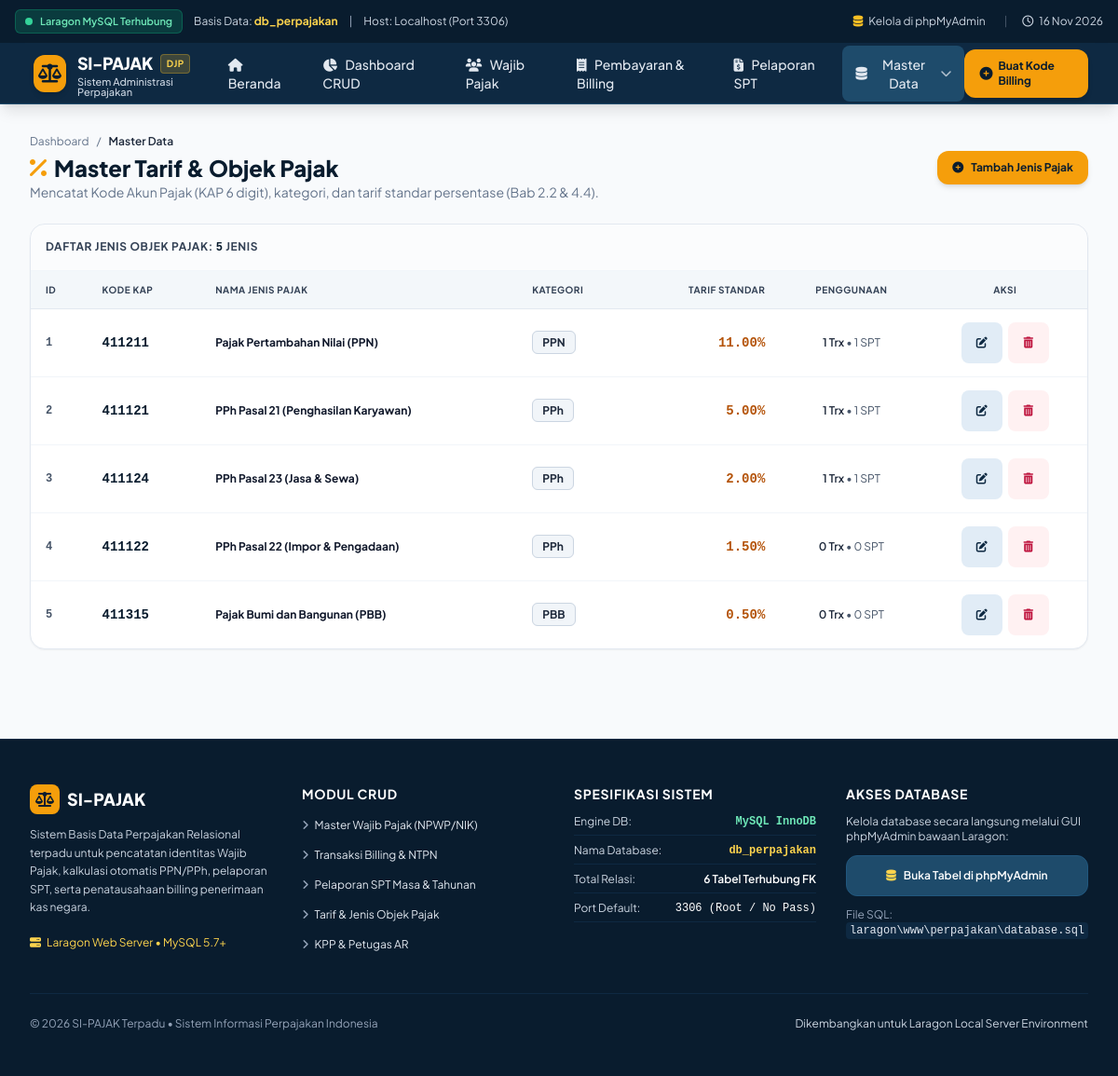
The page /jenis_pajak.php on the database its author committed.
### tables this page shows
CREATE TABLE `jenis_pajak` (
  `id` INT(11) NOT NULL AUTO_INCREMENT,
  `kode_akun_pajak` VARCHAR(6) NOT NULL,
  `nama_jenis_pajak` VARCHAR(100) NOT NULL,
  `kategori_pajak` ENUM('PPh','PPN','PPnBM','PBB','Bea Materai') NOT NULL DEFAULT 'PPh',
  `tarif_standar` DECIMAL(5,2) NOT NULL DEFAULT 0.00,
  PRIMARY KEY (`id`),
  UNIQUE KEY `idx_jenis_kap` (`kode_akun_pajak`)
);

### jenis_pajak.php (the view, shortened to what this page needs)
<?php
require_once __DIR__ . '/config/database.php';
$action = $_GET['action'] ?? 'list';
$listJenis = $pdo->query("
    SELECT j.*,
           (SELECT COUNT(*) FROM pembayaran_pajak p WHERE p.jenis_pajak_id = j.id) as total_trx,
           (SELECT COUNT(*) FROM spt s WHERE s.jenis_pajak_id = j.id) as total_spt
    FROM jenis_pajak j
    ORDER BY j.id ASC
")->fetchAll();
require_once __DIR__ . '/layout/header.php';
?>
<div class="max-w-7xl mx-auto px-4 sm:px-6 lg:px-8 py-8 space-y-6">
    <div class="flex flex-col sm:flex-row sm:items-center justify-between gap-4">
        <div>
            <div class="flex items-center gap-2 text-xs text-slate-500 mb-1">
                <a href="dashboard.php" class="hover:text-tax-700">Dashboard</a>
                <span>/</span>
                <span class="text-slate-800 font-semibold">Master Data</span>
            </div>
            <h1 class="text-2xl font-black text-tax-950 flex items-center gap-2">
                <i class="fa-solid fa-percent text-amber-500"></i> Master Tarif & Objek Pajak
            </h1>
            <p class="text-xs sm:text-sm text-slate-500">Mencatat Kode Akun Pajak (KAP 6 digit), kategori, dan tarif standar persentase (Bab 2.2 & 4.4).</p>
        </div>
        <div class="flex items-center gap-2">
            <?php if ($action === 'list'): ?>
                <a href="jenis_pajak.php?action=create" class="px-4 py-2.5 rounded-xl bg-amber-500 hover:bg-amber-600 text-tax-950 font-bold text-xs shadow-md transition flex items-center gap-2">
                    <i class="fa-solid fa-plus-circle"></i> Tambah Jenis Pajak
                </a>
            <?php else: ?>
                <a href="jenis_pajak.php" class="px-4 py-2.5 rounded-xl bg-slate-200 hover:bg-slate-300 text-slate-800 font-semibold text-xs transition flex items-center gap-2">
                    <i class="fa-solid fa-arrow-left"></i> Kembali
                </a>
            <?php endif; ?>
        </div>
    </div>
    <div class="bg-white rounded-2xl shadow-sm border border-slate-200 overflow-hidden">
        <div class="p-4 border-b border-slate-100 flex justify-between items-center bg-slate-50/50">
            <span class="text-xs font-bold text-slate-700 uppercase tracking-wider">
                Daftar Jenis Objek Pajak: <strong class="text-tax-950 font-mono"><?= count($listJenis) ?></strong> Jenis
            </span>
        </div>
        <div class="overflow-x-auto">
            <table class="w-full text-left text-xs">
                <thead class="bg-slate-100/80 text-slate-700 uppercase text-[10px] tracking-wider border-b border-slate-200">
                    <tr>
                        <th class="py-3 px-4">ID</th>
                        <th class="py-3 px-4">Kode KAP</th>
                        <th class="py-3 px-4">Nama Jenis Pajak</th>
                        <th class="py-3 px-4">Kategori</th>
                        <th class="py-3 px-4 text-right">Tarif Standar</th>
                        <th class="py-3 px-4 text-center">Penggunaan</th>
                        <th class="py-3 px-4 text-center">Aksi</th>
                    </tr>
                </thead>
                <tbody class="divide-y divide-slate-100">
                    <?php foreach ($listJenis as $row): ?>
                        <tr class="hover:bg-slate-50 transition">
                            <td class="py-3.5 px-4 font-mono font-bold text-slate-600"><?= $row['id'] ?></td>
                            <td class="py-3.5 px-4 font-mono font-bold text-tax-950 text-sm"><?= htmlspecialchars($row['kode_akun_pajak']) ?></td>
                            <td class="py-3.5 px-4 font-bold text-slate-900"><?= htmlspecialchars($row['nama_jenis_pajak']) ?></td>
                            <td class="py-3.5 px-4">
                                <span class="px-2.5 py-1 rounded-md text-xs font-bold bg-slate-100 text-slate-800 border border-slate-300">
                                    <?= $row['kategori_pajak'] ?>
                                </span>
                            </td>
                            <td class="py-3.5 px-4 text-right font-mono font-black text-amber-700 text-sm">
                                <?= number_format($row['tarif_standar'], 2) ?>%
                            </td>
                            <td class="py-3.5 px-4 text-center text-xs text-slate-600">
                                <span class="font-semibold text-slate-800"><?= $row['total_trx'] ?> Trx</span> &bull; <span><?= $row['total_spt'] ?> SPT</span>
                            </td>
                            <td class="py-3.5 px-4 text-center">
                                <div class="flex items-center justify-center gap-1.5">
                                    <a href="jenis_pajak.php?action=edit&id=<?= $row['id'] ?>" class="min-h-[44px] min-w-[44px] inline-flex items-center justify-center p-2 rounded-lg bg-tax-100 hover:bg-tax-200 text-tax-900 transition" title="Edit">
                                        <i class="fa-solid fa-pen-to-square"></i>
                                    </a>
                                    <form method="POST" action="jenis_pajak.php" onsubmit="return confirm('Hapus jenis pajak ini?');" class="inline">
                                        <button type="submit" class="min-h-[44px] min-w-[44px] inline-flex items-center justify-center p-2 rounded-lg bg-rose-50 hover:bg-rose-100 text-rose-700 transition" title="Hapus">
                                            <i class="fa-solid fa-trash-can"></i>
                                        </button>
                                    </form>
                                </div>
                            </td>
                        </tr>
                    <?php endforeach; ?>
                </tbody>
            </table>
        </div>
    </div>
</div>
<?php require_once __DIR__ . '/layout/footer.php'; ?>

### layout/header.php (style rules this page uses)
body { font-family: 'Plus Jakarta Sans', sans-serif; }

### rows shown on the page
jenis_pajak: id "1", kode_akun_pajak "411211", nama_jenis_pajak "Pajak Pertambahan Nilai (PPN)", kategori_pajak "PPN", tarif_standar "11.00", total_trx "1", total_spt "1"
jenis_pajak: id "2", kode_akun_pajak "411121", nama_jenis_pajak "PPh Pasal 21 (Penghasilan Karyawan)", kategori_pajak "PPh", tarif_standar "5.00", total_trx "1", total_spt "1"
jenis_pajak: id "3", kode_akun_pajak "411124", nama_jenis_pajak "PPh Pasal 23 (Jasa & Sewa)", kategori_pajak "PPh", tarif_standar "2.00", total_trx "1", total_spt "1"
jenis_pajak: id "4", kode_akun_pajak "411122", nama_jenis_pajak "PPh Pasal 22 (Impor & Pengadaan)", kategori_pajak "PPh", tarif_standar "1.50", total_trx "0", total_spt "0"
jenis_pajak: id "5", kode_akun_pajak "411315", nama_jenis_pajak "Pajak Bumi dan Bangunan (PBB)", kategori_pajak "PBB", tarif_standar "0.50", total_trx "0", total_spt "0"

### other values the page prints
count($listJenis) "5"
